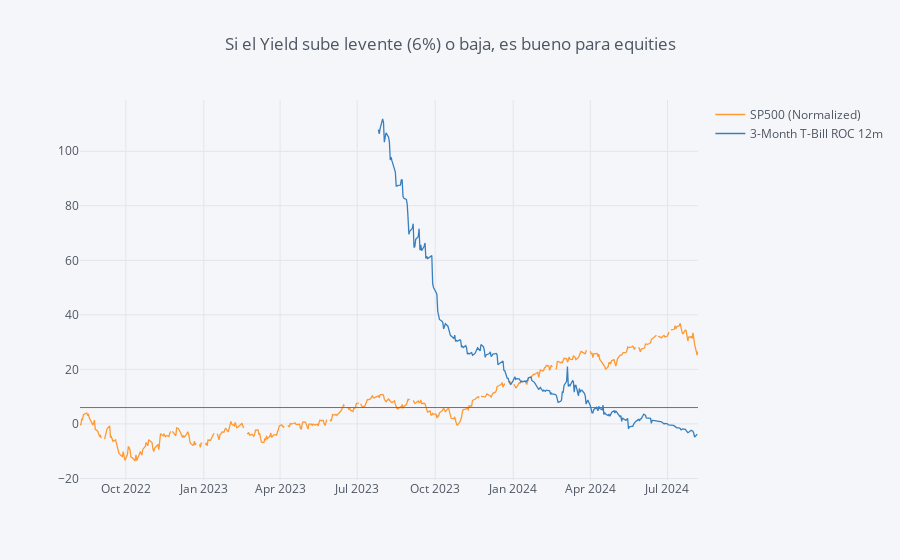

Write notebook code for a chart like this one.
### Code cell
# Modelo 1: 3-month T-Bill Yields, 12-month ROC
df = {}
df['3-Month Treasury Bill Yield'] = fred.get_series(series_id='DGS3MO',observation_start=start_date)
# Considerando que los datos son diarios, 12 meses ≈ 252 días hábiles
df['3-Month T-Bill ROC 12m'] = df['3-Month Treasury Bill Yield'].pct_change(periods=252) * 100
df['SP500'] = fred.get_series(series_id='SP500',observation_start=start_date)
df['SP500 (Normalized)'] = (df['SP500'] - df['SP500'].iloc[0]) / df['SP500'].iloc[0] * 100
df = pd.DataFrame(df)
df[['SP500 (Normalized)','3-Month T-Bill ROC 12m']].iplot(kind='scatter', title = 'Si el Yield sube levente (6%) o baja, es bueno para equities', hline=6)

### Figure 1 — Plotly figure (JSON) as saved in the notebook; plotly's stock layout.template omitted (floating-point values rounded to 4 significant figures; data arrays with more than 128 entries replaced by an {"elided": "..."} marker saying what was removed)
{"data": [{"line": {"color": "rgba(255, 153, 51, 1.0)", "dash": "solid", "shape": "linear", "width": 1.3}, "mode": "lines", "name": "SP500 (Normalized)", "text": "", "type": "scatter", "x": {"elided": "522 str values"}, "y": {"elided": "522 mixed values"}}, {"line": {"color": "rgba(55, 128, 191, 1.0)", "dash": "solid", "shape": "linear", "width": 1.3}, "mode": "lines", "name": "3-Month T-Bill ROC 12m", "text": "", "type": "scatter", "x": {"elided": "522 str values"}, "y": {"elided": "522 mixed values"}}], "layout": {"legend": {"bgcolor": "#F5F6F9", "font": {"color": "#4D5663"}}, "paper_bgcolor": "#F5F6F9", "plot_bgcolor": "#F5F6F9", "shapes": [{"line": {"color": "#db4052", "dash": "solid", "width": 1}, "type": "line", "x0": 0, "x1": 1, "xref": "paper", "y0": 6, "y1": 6, "yref": "y"}], "title": "Si el Yield sube levente (6%) o baja, es bueno para equities", "titlefont": {"color": "#4D5663"}, "xaxis": {"gridcolor": "#E1E5ED", "showgrid": true, "tickfont": {"color": "#4D5663"}, "title": "", "titlefont": {"color": "#4D5663"}, "zerolinecolor": "#E1E5ED"}, "yaxis": {"gridcolor": "#E1E5ED", "showgrid": true, "tickfont": {"color": "#4D5663"}, "title": "", "titlefont": {"color": "#4D5663"}, "zerolinecolor": "#E1E5ED"}}}
